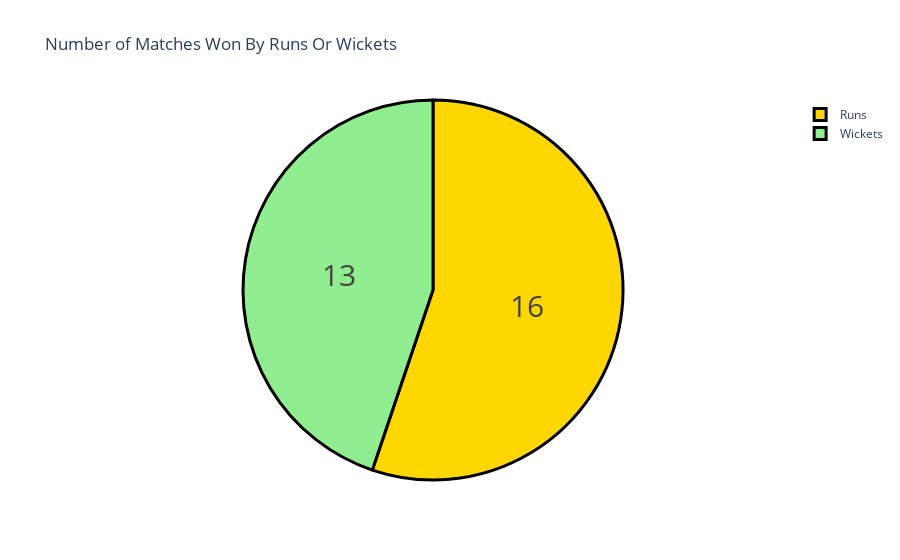

Notebook cell for this chart:
### Markdown cell above
## Now let’s have a look at the number of matches won by batting first or second in the t20 world cup 2022:

### Code cell
won_by = data["won by"].value_counts()
label = won_by.index
counts = won_by.values
colors = ['gold','lightgreen']

fig = go.Figure(data=[go.Pie(labels=label, values=counts)])
fig.update_layout(title_text='Number of Matches Won By Runs Or Wickets')
fig.update_traces(hoverinfo='label+percent', textinfo='value', textfont_size=30,
                  marker=dict(colors=colors, line=dict(color='black', width=3)))
fig.show()

### Figure 1 — Plotly figure (JSON) as saved in the notebook; plotly's stock layout.template omitted (floating-point values rounded to 4 significant figures)
{"data": [{"hoverinfo": "label+percent", "labels": ["Runs", "Wickets"], "marker": {"colors": ["gold", "lightgreen"], "line": {"color": "black", "width": 3}}, "textfont": {"size": 30}, "textinfo": "value", "type": "pie", "values": [16, 13]}], "layout": {"autosize": true, "title": {"text": "Number of Matches Won By Runs Or Wickets"}}}
